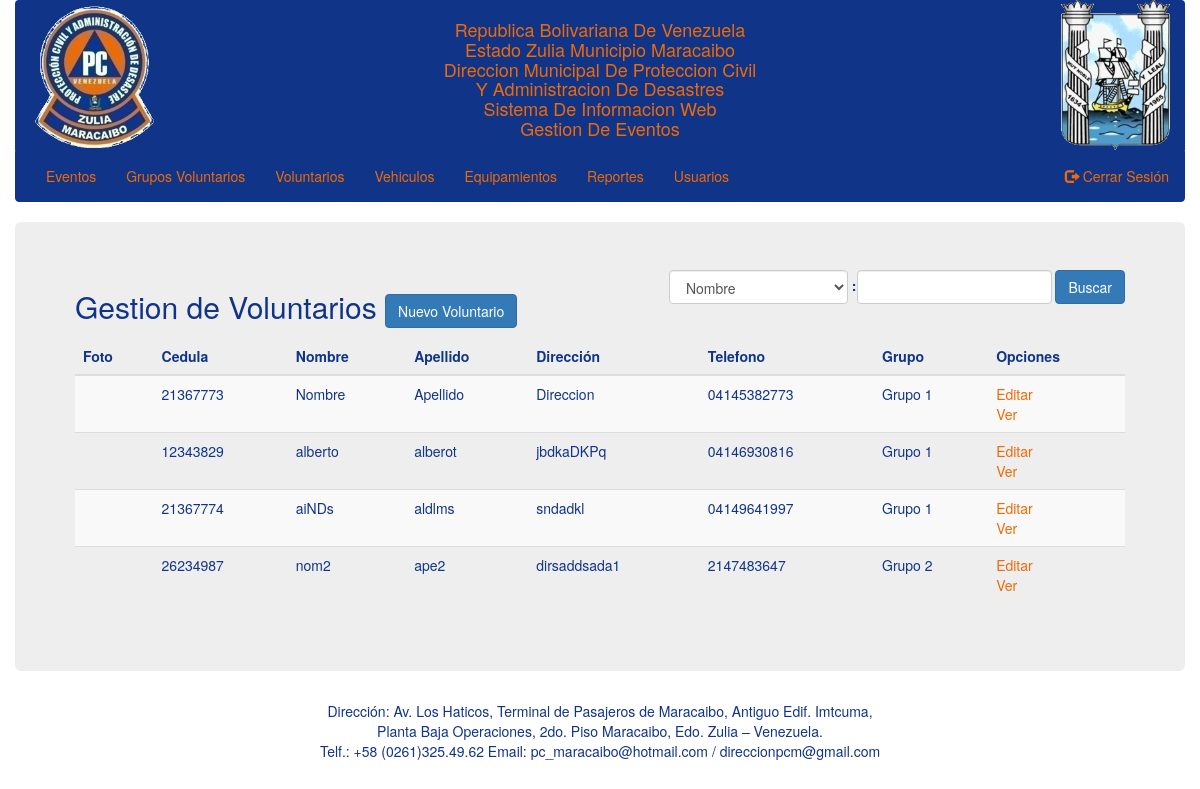
/voluntarios.php (signed in), run on an earlier commit of the app's database.
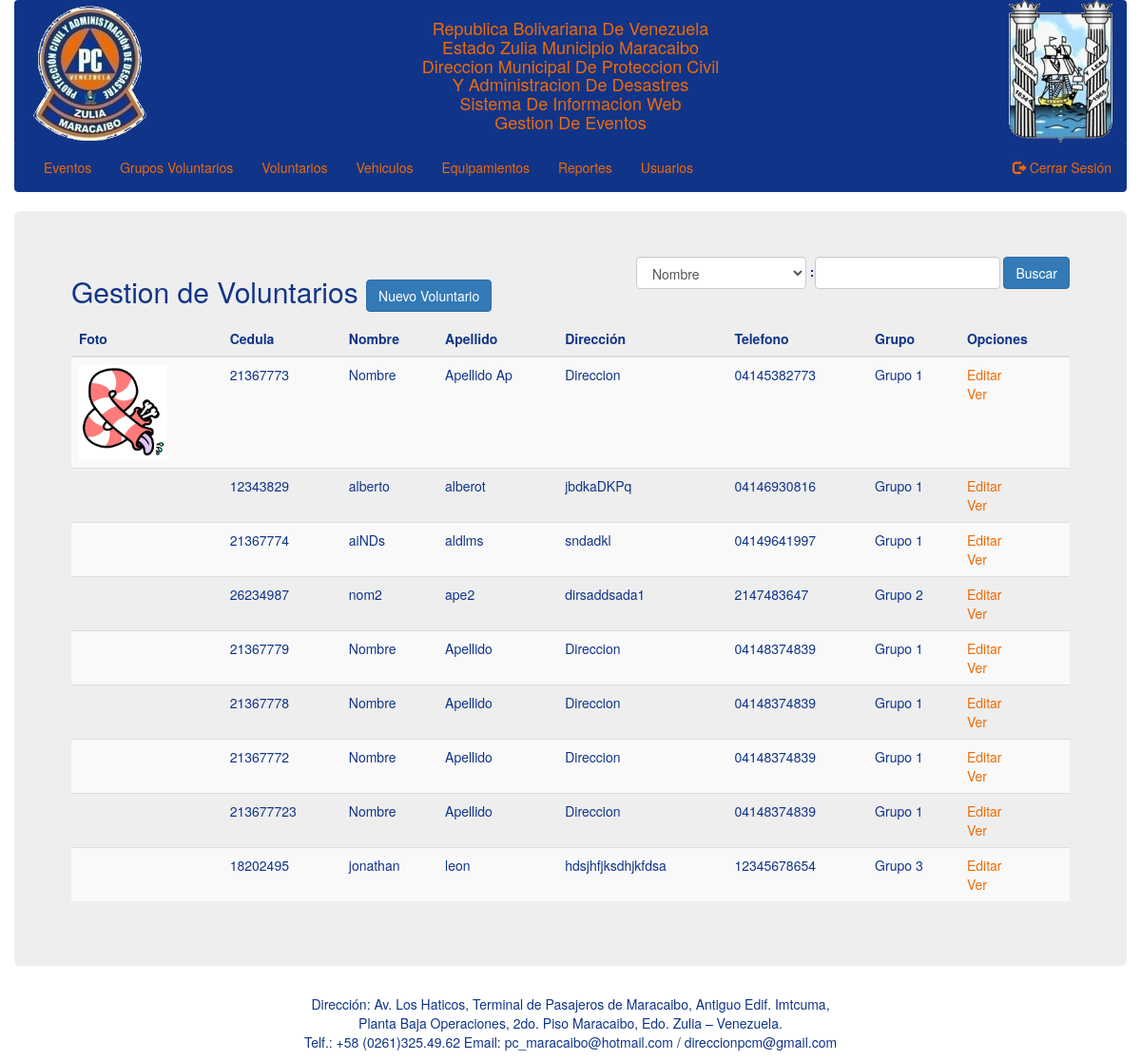
And on a later commit of the database.
### tables this page shows
CREATE TABLE `volunteers` (
  `id` int(11) NOT NULL,
  `photo` varchar(100) NOT NULL,
  `ci` int(8) NOT NULL,
  `firstName` varchar(20) NOT NULL,
  `lastName` varchar(20) NOT NULL,
  `gender` varchar(9) NOT NULL,
  `birthday` date NOT NULL,
  `address` varchar(100) NOT NULL,
  `phone` varchar(11) NOT NULL,
  `email` varchar(50) NOT NULL,
  `profession` varchar(20) NOT NULL,
  `employment` varchar(20) NOT NULL,
  `sizeShirt` varchar(2) NOT NULL,
  `sizePants` varchar(2) NOT NULL,
  `sizeShoes` int(2) NOT NULL,
  `id_group` int(11) NOT NULL,
  `position` varchar(20) NOT NULL,
  `speciality` varchar(20) NOT NULL,
  `id_equipment` int(11) NOT NULL,
  `state` varchar(20) NOT NULL
);

### classes/Input.php (called while the page is built, shortened)
<?php
class Input {
	public static function exists($type = 'post'){
		switch ($type) {
			case 'post':
				return (!empty($_POST)) ? TRUE : FALSE;
				break;
			case 'get' :
				return (!empty($_GET) ? TRUE : FALSE);
				break;
		}
	}
}

### classes/DB.php (called while the page is built, shortened)
<?php
class DB {
    private static $_instance = null;
    private $_pdo,
            $_query,
            $_error = false,
            $_results,
            $_count = 0;
    private function __construct() {
        try {
            $this->_pdo = new PDO(
                    'mysql:host='.Config::get('mysql/host').';dbname='.Config::get('mysql/db'),
                    Config::get('mysql/username'),
                    Config::get('mysql/password'));
        } catch (Exception $e) {
            die($e->getMessage());
        }
    }
    public static function getInstance(){
        if(!isset(self::$_instance)){
            self::$_instance = new DB();
        }
        return self::$_instance;
    }
    public function query($sql, $params = array()){
        $this->_error = FALSE;
        if (($this->_query = $this->_pdo->prepare($sql))) {
            $x = 1;
            if(count($params)){
                foreach ($params as $param) {
                    $this->_query->bindValue($x, $param);
                    $x++;
                }
            }
            if($this->_query->execute()){
                $this->_results = $this->_query->fetchAll(PDO::FETCH_OBJ);
                $this->_count =  $this->_query->rowCount();
            }else{
                $this->_error = TRUE;
            }
        }
        return $this;
    }
    public function action($action, $table, $where = array()){
        if(count($where) === 3){
            $operators = array('=','>','<','>=','<=');
            $field = $where[0];
            $operator = $where[1];
            $value = $where[2];
            if(in_array($operator, $operators)){
                $sql = "{$action} FROM {$table} WHERE {$field} {$operator} ?";
                if(!$this->query($sql, array($value))->error()){
                    return $this;
                }
            }
        }
        return FALSE;
    }
    public function get($table, $where){
        return $this->action('SELECT *', $table, $where);
    }
    public function results(){
        return $this->_results;
    }
    public function first(){
        return $this->results()[0];
    }
    public function error(){
        return $this->_error;
    }
    public function count(){
        return $this->_count;
    }
}

### classes/Config.php (called while the page is built)
<?php
class Config {
    public static function get($path = NULL){
        if($path){
            $config = $GLOBALS['config'];
            $path = explode('/', $path);
            foreach ($path as $bit) {
                if(isset($config[$bit])){
                    $config = $config[$bit];
                }
            }
            return $config;
        }
        return FALSE;
    }
}

### classes/User.php (called while the page is built, shortened)
<?php
class User {
    private $_db,
            $_data,
            $_sessionName,
            $_cookieName,
            $_isLoggedIn;
    public function __construct($user = null) {
        $this->_db = DB::getInstance();
        $this->_sessionName = Config::get('session/session_name');
        if (!$user) {
            if (Session::exists($this->_sessionName)) {
                $user = Session::get($this->_sessionName);
                if ($this->find($user)) {
                    $this->_isLoggedIn = true;
                } else {
                }
            }
        } else {
            $this->find($user);
        }
    }
    public function find($user = null) {
        if ($user) {
            $field = (is_numeric($user)) ? 'id' : 'username';
            $data = $this->_db->get('users', array($field, '=', $user));
            if ($data->count()) {
                $this->_data = $data->first();
                return true;
            }
        }
        return FALSE;
    }
    public function hasPermission($key){
        $group = $this->_db->get('groups', array('id', '=', $this->data()->group));
        if($group->count()){
            $permissions = json_decode($group->first()->permissions, TRUE);
            if($permissions[$key] == true){
                return true;
            }
        }
        return false;
    }
    public function data() {
        return $this->_data;
    }
}

### classes/Session.php (called while the page is built, shortened)
<?php
class Session {
    public static function exists($name){
        return (isset($_SESSION[$name])) ? TRUE : FALSE;
    }
    public static function get($name){
        return $_SESSION[$name];
    }
}

### classes/Sistem.php (called while the page is built, shortened)
<?php
class Sistem {
	private $_db,
			$_data,
			$_type;
	public function __construct($type = null) {
		if (!is_null($type)) {
			$this->_type = $type;
		} else {
			$this->_type = 'team';
		}
		$this->_db = DB::getInstance();
	}
	public function get($arg = null) {
		if (!is_null($arg)) {
			$data = $this->_db->get($this->_type, $arg);
			if ($data->count()) {
				$this->_data = $data->results();
				return true;
			}
		} else {
			return false;
		}
	}
	public function data() {
		return $this->_data;
	}
}

### voluntarios.php (the view, shortened to what the rows shown need)
<?php
	$user = new User();
	gettemplate('header');
?>
<div class="container">
	<div class="row">
		<div class="jumbotron">
			<div class="row">
				<?php if (Input::exists('get') && Input::get('new')) : ?>
					<div class="col-sm-offset-3 col-sm-6">
						<?php if (!empty($error)) {
							handlerMessage($error, 'danger');
						} ?>
						<h2>Registro de Voluntarios <a href="?" class="btn btn-primary">Ver Voluntarios</a></h2>
						<form action="" method="post" enctype="multipart/form-data">
							<?php Input::build('Foto', 'photo', '', 'file'); ?>
							<?php Input::build('Cedula', 'ci', '', 'number'); ?>
							<?php Input::build('Nombres', 'firstName'); ?>
							<?php Input::build('Apellidos', 'lastName'); ?>
							<div class="form-group">
								<label for="gender">Genero:</label>
								<select name="gender" class="form-control" id="gender">
									<?php $genders = array('Masculino', 'Femenino', 'Otro');
									foreach ($genders as $gender) { ?>
										<option value="<?php echo $gender; ?>"><?php echo $gender; ?></option>
									<?php } ?>
								</select>
							</div>
							<?php Input::build('Fecha de nacimiento', 'birthday', '', 'date'); ?>
							<?php Input::build('Dirección', 'address', '', 'textarea'); ?>
							<?php Input::build('Telefono', 'phone', '', 'tel'); ?>
							<?php Input::build('Correo electónico', 'email', '', 'email'); ?>
							<?php Input::build('Profesión', 'profession'); ?>
							<?php Input::build('Ocupación', 'employment'); ?>
							<div class="form-group">
								<label for="sizeShirt">Talla de camisa:</label>
								<select name="sizeShirt" class="form-control" id="sizeShirt">
									<option value="">Seleccione talla</option>
									<?php $sizes = array('SS', 'S', 'M', 'L', 'XL', 'XXL', 'XXXL');
									for ($i = 0; $i < count($sizes); $i++) { ?>
										<option value="<?php echo $sizes[$i]; ?>"><?php echo $sizes[$i]; ?></option>
									<?php } ?>
								</select>
							</div>
							<div class="form-group">
								<label for="sizePants">Talla de pantalon:</label>
								<select name="sizePants" class="form-control" id="sizePants">
									<option value="">Seleccione talla</option>
									<?php for ($i = 20; $i < 52; $i = $i+2) { ?>
										<option value="<?php echo $i; ?>"><?php echo $i; ?></option>
									<?php } ?>
								</select>
							</div>
							<div class="form-group">
								<label for="sizeShoes">Talla de zapatos:</label>
								<select name="sizeShoes" class="form-control" id="sizeShoes">
									<option value="">Seleccione talla</option>
									<?php for ($i = 30; $i < 46; $i++) { ?>
										<option value="<?php echo $i; ?>"><?php echo $i; ?></option>
									<?php } ?>
								</select>
							</div>
							<div class="form-group">
								<label for="group">Grupo:</label>
								<?php $sistem = new Sistem('groups_2'); ?>
								<select name="group" class="form-control" id="group">
									<option value="">Seleccione grupo</option>
									<?php if ($sistem->get(array('id', '>', 0))) : ?>
										<?php foreach ($sistem->data() as $group) { ?>
											<option value="<?php echo $group->id; ?>"><?php echo $group->name; ?></option>
										<?php } ?>
									<?php else : ?>
										<option value="">No hay grupos registrados</option>
									<?php endif; ?>
								</select>
							</div>
							<div class="form-group">
								<label for="position">Cargo:</label>
								<select name="position" class="form-control" id="position">
									<option value="">Seleccione cargo</option>
									<?php $pos = array('Directivo', 'Miembro', 'Aspirante');
									foreach ($pos as $value) { ?>
										<option value="<?php echo $value; ?>"><?php echo $value; ?></option>
									<?php } ?>
								</select>
							</div>
							<?php Input::build('Especialidad', 'speciality'); ?>
							<div class="form-group">
								<label for="equipment">Equipamiento:</label>
								<?php $sistem = new Sistem('equipments'); ?>
								<select name="equipment[]" multiple class="form-control" id="equipment">
									<?php if ($sistem->get(array('id', '>', 0))) : ?>
										<?php foreach ($sistem->data() as $equipment) {?>
											<option value="<?php echo $equipment->id; ?>"><?php echo $equipment->name; ?> - <?php echo $equipment->type; ?></option>
										<?php } ?>
									<?php else : ?>
										<option value="">No hay equipos registrados</option>
									<?php endif; ?>
								</select>
							</div>
							<?php Input::buildState(); ?>
							<input type="hidden" name="token" value="<?php echo Token::generate();?>">
							<input type="submit" name="create" class="btn btn-primary" value="Registrar"/>
						</form>
					</div>
				<?php else : ?>
					<div class="col-sm-12">
						<h2 class="pull-left">Gestion de Voluntarios
							<?php if($user->hasPermission('admin')) { ?>
								<a href="?new=true" class="btn btn-primary">Nuevo Voluntario</a>
							<?php } ?>
						</h2>
						<table class="table table-striped">
							<thead>
								<tr>
									<th>Foto</th>
									<th>Cedula</th>
									<th>Nombre</th>
									<th>Apellido</th>
									<th>Dirección</th>
									<th>Telefono</th>
									<th>Grupo</th>
									<th>Opciones</th>
								</tr>
							</thead>
							<?php if (!empty($searchResults)): ?>
								<tbody>
									<?php foreach ($searchResults as $voluntary) { ?>
										<tr>
											<td><img src="<?php echo $voluntary->photo; ?>" height="100" alt=""></td>
											<td><?php echo $voluntary->ci; ?></td>
											<td><?php echo $voluntary->firstName; ?></td>
											<td><?php echo $voluntary->lastName; ?></td>
											<td><?php echo $voluntary->address; ?></td>
											<td><?php echo $voluntary->phone; ?></td>
											<td><?php echo getData($voluntary->id_group, 'groups_2', 'name'); ?></th>
											<td>
												<?php if($user->hasPermission('admin')) { ?>
													<a href="?edit=<?php echo $voluntary->id; ?>">Editar</a><br />
												<?php } ?>
											<a href="?view=<?php echo $voluntary->id; ?>">Ver</a></td>
										</tr>
									<?php } ?>
								</tbody>
							<?php else : ?>
								<tbody>
									<?php $sistem = new Sistem('volunteers');
									if (!$sistem->get(array('id', '>', 0))) : ?>
										<tr>
											<td colspan="18"><h3><center>No hay registro</center></h3></td>
										</tr>
									<?php else :
										foreach ($sistem->data() as $voluntary) { ?>
											<tr>
												<td><img src="<?php echo $voluntary->photo; ?>" height="100" alt=""></td>
												<td><?php echo $voluntary->ci; ?></td>
												<td><?php echo $voluntary->firstName; ?></td>
												<td><?php echo $voluntary->lastName; ?></td>
												<td><?php echo $voluntary->address; ?></td>
												<td><?php echo $voluntary->phone; ?></td>
												<td><?php echo getData($voluntary->id_group, 'groups_2', 'name'); ?></th>
												<td>
													<?php if($user->hasPermission('admin')) { ?>
														<a href="?edit=<?php echo $voluntary->id; ?>">Editar</a><br />
													<?php } ?>
												<a href="?view=<?php echo $voluntary->id; ?>">Ver</a></td>
											</tr>
										<?php } ?>
									<?php endif; ?>
								</tbody>
							<?php endif; ?>
						</table>
					</div>
				<?php endif; ?>
			</div>
		</div>
	</div>
</div>

What changed in the data, as far as the page shows it:
changed volunteers: photo: picture added; lastName "Apellido" → "Apellido Ap"
added volunteers: ci "21367779", firstName "Nombre", lastName "Apellido", address "Direccion", phone "04148374839", id_group "Grupo 1"
added volunteers: ci "21367778", firstName "Nombre", lastName "Apellido", address "Direccion", phone "04148374839", id_group "Grupo 1"
added volunteers: ci "21367772", firstName "Nombre", lastName "Apellido", address "Direccion", phone "04148374839", id_group "Grupo 1"
added volunteers: ci "213677723", firstName "Nombre", lastName "Apellido", address "Direccion", phone "04148374839", id_group "Grupo 1"
added volunteers: ci "18202495", firstName "jonathan", lastName "leon", address "hdsjhfjksdhjkfdsa", phone "12345678654", id_group "Grupo 3"
